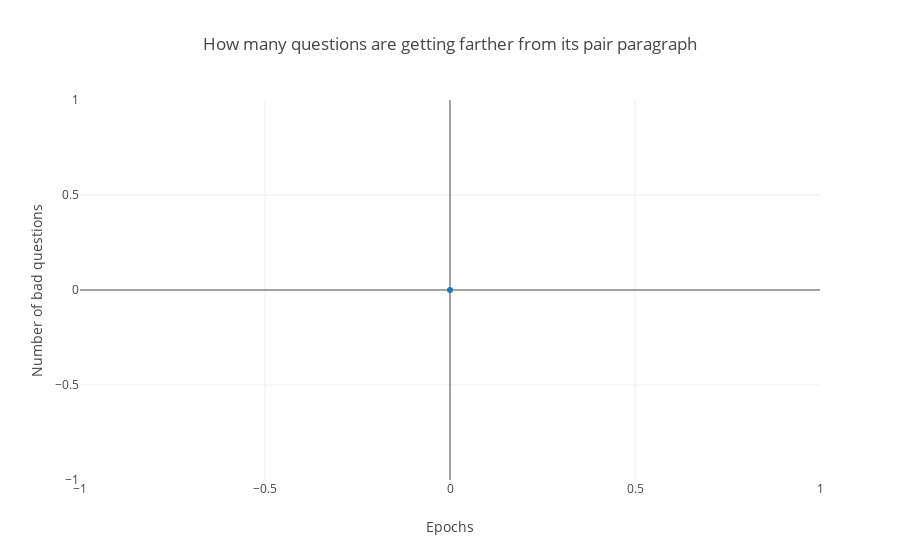

The notebook cell this image was saved under:
### Code cell
"""
The idea here is that how many pairs we have that their distance are getting worse means that
they are getting farther. 
"""
number_of_bad_questions = []
set_bad_questions = set()
for i in range(1,num_of_epochs+1):
    bad_questions = np.where(my_dict[str(i)]['distance_from_after_model_q_to_p'] < 0)
    bad_questions = my_dict[str(i)]['distance_from_after_model_q_to_p'][bad_questions]
    number_of_bad_questions.append(bad_questions.shape[0])
    set_bad_questions.update(bad_questions)
    
df_farther = pd.DataFrame(data=number_of_bad_questions, columns=['number_of_bad_questions'])
trace = go.Scatter(
x = df_farther.index,
y = df_farther['number_of_bad_questions'],
mode = 'lines+markers')

layout = go.Layout(
    title='How many questions are getting farther from its pair paragraph',
    xaxis=dict(
        title='Epochs'
    ),
    yaxis=dict(
        title='Number of bad questions'
    )
)
fig =  go.Figure(data=[trace], layout=layout)
py.offline.iplot(fig)

### Figure 1 — Plotly figure (JSON) as saved in the notebook; plotly's stock layout.template omitted (floating-point values rounded to 4 significant figures)
{"data": [{"mode": "lines+markers", "type": "scatter", "x": [0], "y": [0]}], "layout": {"title": "How many questions are getting farther from its pair paragraph", "xaxis": {"title": "Epochs"}, "yaxis": {"title": "Number of bad questions"}}}
